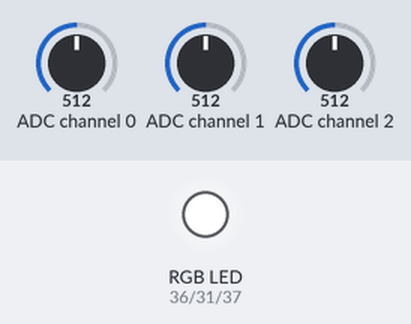
Bench run of a program on a simulated Raspberry Pi (header pin numbers). On the bench: an RGB LED mixed from three pins (HIGH = lit). The inputs (shaded band) are chosen by the test bench; at power-on: ADC channel 1 = 512, ADC channel 0 = 512, ADC channel 2 = 512 (analog values on the 0–1023 scale).

Above: at 1.2 s.
1.3 s: ADC channel 1 set to 535
2.8 s: ADC channel 1 set to 568
At 4.0 s:
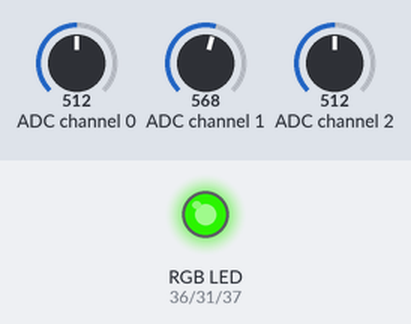
4.3 s: ADC channel 0 set to 0
At 5.3 s:
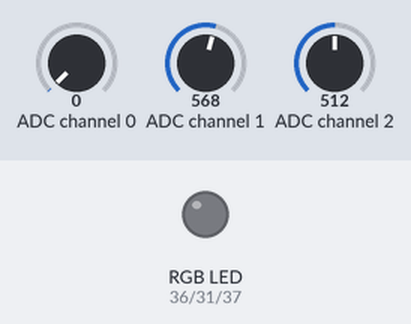
Timing chart, 0 to 7.3 s (numbered marks = the images above; inputs shaded):
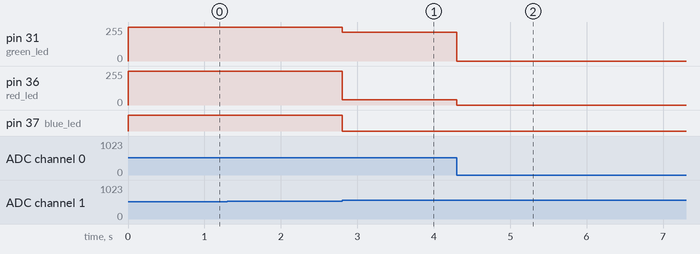

The program:

main.py
```python
# -*- coding:utf-8 -*-
#!/usr/bin/python
#Author: Dharmendra Kumar Yadav
#######################################################


import math
import RPi.GPIO as GPIO
import spidev

# Open SPI bus
spi = spidev.SpiDev()
spi.open(0, 0)

# Define sensor channels (3 to 7 are unused)
mcp3008_switch_channel = 0
mcp3008_x_voltage_channel = 1
mcp3008_y_voltage_channel = 2

# Define RGB channels
red_led = 36
green_led = 31
blue_led = 37


def read_spi_data_channel(channel):
    """
    Read in SPI data from the channel and return a coordinate position
    :param channel: integer, between 0-7
    :return: integer, between 0-1023 indicating joystick position
    """

    adc = spi.xfer2([1, (8+channel) << 4, 0])
    return ((adc[1] & 3) << 8) + adc[2]


def convert_coordinates_to_angle(x, y, center_x_pos, center_y_pos):
    """
    Convert an x,y coordinate pair representing joystick position,
    and convert it to an angle relative to the joystick center (resting) position
    :param x: integer, between 0-1023 indicating position on x-axis
    :param y: integer, between 0-1023 indicating position on y-axis
    :param center_x_pos: integer, indicating resting position of joystick along x-axis
    :param center_y_pos: integer, indicating resting position of joystick along y-axis
    :return: integer, between 0-359 indicating angle in degrees
    """

    dx = x - center_x_pos
    dy = y - center_y_pos
    rads = math.atan2(-dy, dx)
    rads %= 2 * math.pi
    return math.degrees(rads)


def adjust_angle_for_perspective_of_current_led(angle, led):
    """
    Take the current LED into account, and rotate the coordinate plane 360 deg to make PWM calculations easier
    :param angle: integer, between 0-359 indicating current angle of joystick position
    :param led: 'R', 'G', 'B', indicating the LED we're interested in
    :return: integer, between 0-359 indicating new angle relative to the current LED under consideration
    """

    led_peak_angle = 90 if led == 'R' else (210 if led == 'B' else 330)
    return ((angle - led_peak_angle) + 360) % 360


def calculate_next_pwm_duty_cycle_for_led(angle, led):
    """
    Calculate the next PWM duty cycle value for the current LED and joystick position (angle)
    :param angle: integer, between 0-359 indicating current angle of joystick position
    :param led: 'R', 'G', 'B', indicating the LED we're interested in
    :return: integer, between 0-100 indicating the next PWM duty cycle value for the LED
    """

    angle = adjust_angle_for_perspective_of_current_led(angle, led)
    if 120 < angle < 240:
        return 0
    elif angle <= 120:
        return 100 - (angle * (100 / 120.0))
    else:
        return 100 - ((360 - angle) * (100 / 120.0))


def is_joystick_near_center(x, y, center_x_pos, center_y_pos):
    """
    Compare the current joystick position to resting position and decide if it's close enough to be considered "center"
    :param x: integer, between 0-1023 indicating position on x-axis
    :param y: integer, between 0-1023 indicating position on y-axis
    :param center_x_pos: integer, indicating resting position of joystick along x-axis
    :param center_y_pos: integer, indicating resting position of joystick along y-axis
    :return: boolean, indicating whether or not the joystick is near the center (resting) position
    """

    dx = math.fabs(x - center_x_pos)
    dy = math.fabs(y - center_y_pos)
    return dx < 20 and dy < 20


def main():
    """
    Initializes GPIO and PWM, then sets up a loop to continually read the joystick position and calculate the next set
    of PWM value for the RGB LED. When user hits ctrl^c, everything is cleaned up (see 'finally' block)
    :return: None
    """

    # Center positions when joystick is at rest
    center_x_pos = 530
    center_y_pos = 504

    GPIO.setmode(GPIO.BOARD)
    GPIO.setup([red_led, green_led, blue_led], GPIO.OUT, initial=GPIO.LOW)

    pwm_r = GPIO.PWM(red_led, 300)
    pwm_g = GPIO.PWM(green_led, 300)
    pwm_b = GPIO.PWM(blue_led, 300)

    pwm_instances = [pwm_r, pwm_g, pwm_b]

    for p in pwm_instances:
        p.start(0)

    try:
        while True:
            # If joystick switch is pressed down, turn off LEDs
            switch = read_spi_data_channel(mcp3008_switch_channel)
            if switch == 0:
                for p in pwm_instances:
                    p.ChangeDutyCycle(0)
                continue

            # Read the joystick position data
            x_pos = read_spi_data_channel(mcp3008_x_voltage_channel)
            y_pos = read_spi_data_channel(mcp3008_y_voltage_channel)

            # If joystick is at rest in center, turn on all LEDs at max
            if is_joystick_near_center(x_pos, y_pos, center_x_pos, center_y_pos):
                for p in pwm_instances:
                    p.ChangeDutyCycle(100)
                continue

            # Adjust duty cycle of LEDs based on joystick position
            angle = convert_coordinates_to_angle(x_pos, y_pos, center_x_pos, center_y_pos)
            pwm_r.ChangeDutyCycle(calculate_next_pwm_duty_cycle_for_led(angle, 'R'))
            pwm_g.ChangeDutyCycle(calculate_next_pwm_duty_cycle_for_led(angle, 'G'))
            pwm_b.ChangeDutyCycle(calculate_next_pwm_duty_cycle_for_led(angle, 'B'))

            # print("Position : ({},{})  --  Angle : {}".format(x_pos, y_pos, round(angle, 2)))

    except KeyboardInterrupt:
        pass

    finally:
        for p in pwm_instances:
            p.stop()
        spi.close()
        GPIO.cleanup()


if __name__ == '__main__':
    main()
```

Measured:
- the behaviour switches between 549 and 550 on ADC channel 1 (found by bisection; images 0 and 1)
- after the input at 1.3 s, every drawn part: stays the same
- after the input at 2.8 s, pin 31 (green_led): 255/255 → 217/255 at once; pin 36 (red_led): 255/255 → 38/255 at once; pin 37 (blue_led): HIGH → LOW at once
- after the input at 4.3 s, pin 31 (green_led): 217/255 → 0/255 at once; pin 36 (red_led): 38/255 → 0/255 at once
